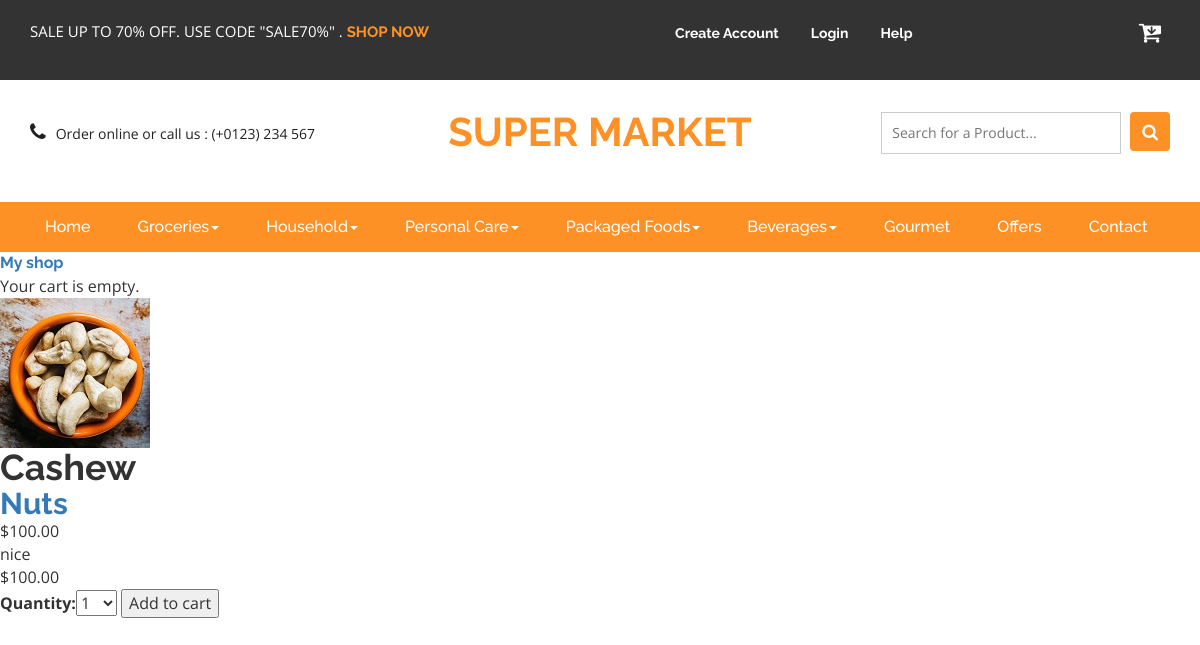
/6/cashew/, run on the app's committed database.
### shop/models.py (models this page shows, shortened)
class Product(models.Model):
    category = models.ForeignKey(Category,
    related_name='products')
    name = models.CharField(max_length=200, db_index=True)
    slug = models.SlugField(max_length=200, db_index=True)
    image = models.ImageField(upload_to='products/%Y/%m/%d',
    blank=True)
    description = models.TextField(blank=True)
    price = models.DecimalField(max_digits=10, decimal_places=2)
    stock = models.PositiveIntegerField()
    available = models.BooleanField(default=True)
    created = models.DateTimeField(auto_now_add=True)
    updated = models.DateTimeField(auto_now=True)
    class Meta:
        ordering = ('name',)
        index_together = (('id', 'slug'),)

class Category(models.Model):
    name = models.CharField(max_length=200,
    db_index=True)
    slug = models.SlugField(max_length=200,db_index=True,unique=True)
    class Meta:
        ordering = ('name',)
        verbose_name = 'category'
        verbose_name_plural = 'categories'
    def __str__(self):
        return self.name
    def get_absolute_url(self):
        return reverse('shop:product_list_by_category',
                       args=[self.slug])

### shop/views.py (the view)
# urls.py: url(r'^(?P<id>\d+)/(?P<slug>[-\w]+)/$',views.product_detail,name='product_detail'),
def product_detail(request, id, slug):
    product = get_object_or_404(Product,
                                id=id,
                                slug=slug,
                                available=True)
    cart_product_form = CartAddProductForm()
    return render(request,
                  'shop/product/detail.html',
                  {'product': product,
                   'cart_product_form': cart_product_form})

### cart/forms.py
class CartAddProductForm(forms.Form):
    quantity = forms.TypedChoiceField(
                                choices=PRODUCT_QUANTITY_CHOICES,
                                coerce=int)
    update = forms.BooleanField(required=False,
                                initial=False,
                                widget=forms.HiddenInput)

### cart/cart.py (called while the page is built)
    def __len__(self):
        return sum(item['quantity'] for item in self.cart.values())

### cart/context_processors.py (called while the page is built)
def cart(request):
    return {'cart': Cart(request)}

### shop/templates/shop/product/detail.html (shortened to what this page needs)
{% extends "shop/base.html" %}
{% load static %}
{% block content %}
<div class="product-detail">
    <img src="{% if product.image %}{{ product.image.url }}{% else %}{% static 'img/no_image.png' %}{% endif %}">
    <h1>{{ product.name }}</h1>
    <h2><a href="{{ product.category.get_absolute_url }}">{{ product.category }}</a></h2>
    <p class="price">${{ product.price }}</p>{{ product.description|linebreaks }}
</div>
     <p class="price">${{ product.price }}</p>
        <form action="{% url 'cart:cart_add' product.id %}" method="post">
            {{ cart_product_form }}
            <input type="submit" value="Add to cart">
        </form>
{% endblock %}

### shop/static/shop/css/styles.css (style rules this page uses)
html, body { font-size: 100%; font-family: 'Open Sans', sans-serif; background:#ffffff; }
p { margin:0; }
ul,label { margin:0; padding:0; }
input[type="submit"],#PPMiniCart .minicart-submit,.w3ls_vegetables ul li a,input[type="reset"],.agileinfo_mail_grid_left ul li a,.events_bottom_left2 ul li a,.w3ls_service_grids1_right a,ul.agileits_social_icons li a,.w3l_banner_nav_right_banner_pet a,.w3ls_w3l_banner_nav_right_grid_head_grid ul li a,.products-breadcrumb ul li a,.w3_footer_grid ul li a,.w3l_fresh_vegetables_grid ul li a,.wthree_footer_copy p a,.agile_top_brand_left_grid1 .button,.w3ls_logo_products_left1 ul.special_items li a,.w3ls_logo_products_left1 ul.phone_email li a { transition: .5s ease-in; -webkit-transition: .5s ease-in; -moz-transition: .5s ease-in; -o-transition: .5s ease-in; -ms-transition: .5s ease-in; }

### data on the page
Product: image (picture), name "Cashew", category "Nuts", price "100.00", description "nice"
